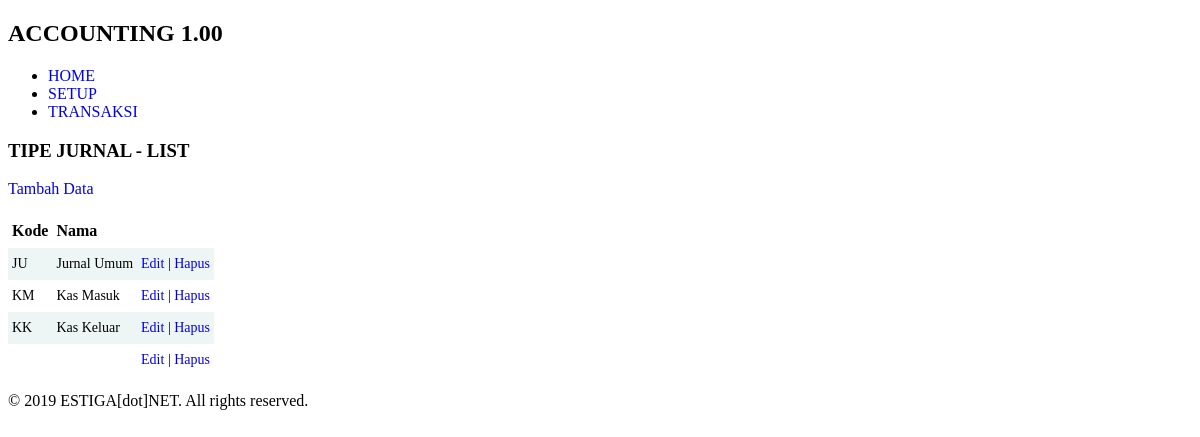
Page /index.php/t007_tipejurnal on the committed database.
### tables this page shows
CREATE TABLE `t007_tipejurnal` (
  `id` int(11) NOT NULL,
  `kode` varchar(50) DEFAULT NULL,
  `nama` varchar(50) DEFAULT NULL
);

### application/controllers/t007_tipejurnal.php (called while the page is built, shortened)
<?php
class t007_tipejurnal extends CI_Controller {
	public function __construct() {
		$this->load->model('t007_tipejurnalm');
	}
	public function index() {
		$data['rs'] = $this->t007_tipejurnalm->ambil_data_semua();
		$this->load->view('layout/header');
		$this->load->view('t007_tipejurnall', $data);
		$this->load->view('layout/footer');
	}
}

### index.php (called while the page is built, shortened)
<?php
require_once BASEPATH.'core/CodeIgniter.php';

### application/models/t007_tipejurnalm.php (called while the page is built, shortened)
<?php
class t007_tipejurnalm extends CI_Model {
	private $_table = 't007_tipejurnal';
	public function ambil_data_semua() {
		return $this->db->get($this->_table)->result();
	}
}

### application/views/t007_tipejurnall.php (the view)
<h3>TIPE JURNAL - LIST</h3>
<p><a href="<?php echo site_url('t007_tipejurnal/tambah'); ?>">Tambah Data</a></p>
<table class="paleBlueRows">
	<tr>
		<th>Kode</th>
		<th>Nama</th>
		<th>&nbsp;</th>
	</tr>
	<?php foreach($rs as $r): ?>
	<tr>
		<td><?php echo $r->kode; ?></td>
		<td><?php echo $r->nama; ?></td>
		<td><a href="<?php echo site_url('t007_tipejurnal/edit/'.$r->id); ?>">Edit</a> | <a href="<?php echo site_url('t007_tipejurnal/hapus/'.$r->id); ?>">Hapus</a></td>
	</tr>
	<?php endforeach; ?>
</table>

### css/accounting.css (style rules this page uses)
table.paleBlueRows { font-family: calibri; border: 0px solid #FFFFFF; text-align: left; border-collapse: collapse; }
table.paleBlueRows td, table.paleBlueRows th { border: 0px solid #FFFFFF; padding: 8px 4px; }
table.paleBlueRows tbody td { font-size: 14px; }
table.paleBlueRows tr:nth-child(even) { background: #EEF5F5; }

### application/views/layout/header.php (style rules this page uses)
body, select, input { font-family: calibri; }
a { text-decoration: none; }

### rows in the picture
t007_tipejurnal: kode "JU", nama "Jurnal Umum"
t007_tipejurnal: kode "KM", nama "Kas Masuk"
t007_tipejurnal: kode "KK", nama "Kas Keluar"
